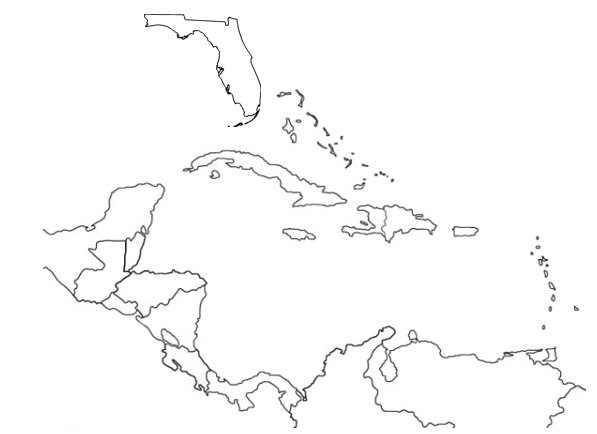
%> input picture Map_gen/carib_map.png, 597 x 434 px
$ octave florida_map.m   (GNU Octave 9; MATLAB toolbox functions it lacks are replaced by stand-ins)
%> lines starting %> are read from the running program, lines starting %| are printed output that depends on the picture; in (x1, y1, x2, y2) boxes, pixels count from 0 and x2, y2 are one past the last pixel; in counts of white or black regions, pixels touching at a corner belong together; the program's own positions count from 1
### Map_gen/pic2points.m
% -------------------------------------------------------------------------
% | Pic/Plot images to Coordinates Points                                 |
% | Amir Hossein Ashtari                                                  |
% | National University of Malaysia, Center for Artificial Intelligence   |
% | Technology (CAIT), Faculty Of Information Science and Technology      |
% | (c) 2015                                                              |
% -------------------------------------------------------------------------

function [MResult] = pic2points(Im,TshV,ImPlot,maxNum)

% -------------------------------------------------------------------------
% |                        How to use the code                            |
% -------------------------------------------------------------------------
% The provided source code gets an input image (black object pixels on
% white background, e.g. an scanned plot with black ink on a white paper)
% The output is coordinates of all points/pixles in the image, therefore
% the image is converted to coordinates of points and it is possible for
% re-plotting the scanned image. In other words, the provided function is
% an OCR for scanned plot to extract the image points coordinates.
%
% ----------------------------------Inputs---------------------------------
%
%  (1)Im        - Input image, it can be gray, color or binary
%                 image. The image can be Double = [0,1] or
%                 Unsign integer = [0,255]. The image foreground must
%			      be black on white background.
%
%  (2)TshV      - Denotes the threshold value for image binarization.
%				  It is between 0~1 and by default is calculated by
%				  graythresh(Im).
%
%  (3)ImPlot    - If the image is a plot, ImPlot must be ‘1’ or ‘true’.
%                 The image is thinned to 1 pixel width line when ImPlot is
% 	              true therefore finding the coordinate of drawn line in
%	              plot would be possible.
%
%  (4)maxNum    - Denotes maximum number of points that should be
%				  extracted from the image. If all points in the image
%				  are requested, leave the maxNum empty; otherwise enter
%				  the arbitrary number to select randomly from all points.
%				  Actually it is a random resampling from all point for
%                 output.
%
% ----------------------------------Output---------------------------------
%
%  (1) MResult  - Matrix of pixels/points coordinates in the image. MResult
%				  has two columns, first column denotes x-coordinates
%				  and second column is for y-coordinates.
%				  Number of rows equals to number of points in the image.
%
% --------------------------------Examples---------------------------------
%
% example 1:
%
% Im = imread('./Images/Plot.png');
% CoordinateMatrix = pic2points(Im);
% scatter(CoordinateMatrix (:,1), CoordinateMatrix (:,2),'.');
%                                                          %Plot the points
%
% ----------------------------------
% example 2:
%
% Im = imread('./Images/Plot.png');
% CoordinateMatrix = pic2points(Im,0.547); % With defined threshold for
%							               % binarization.
% scatter(CoordinateMatrix (:,1), CoordinateMatrix (:,2),'.');
%                                                          %Plot the points
% ----------------------------------
% example 3:
%
% Im = imread('./Images/Plot.png');
% CoordinateMatrix = pic2points(Im,0.547,1); % With defined threshold for
%							                 % binarization and it is plot
%							                 % so line must be thin to 1
%							                 % pixel.
% scatter(CoordinateMatrix (:,1), CoordinateMatrix (:,2),'.');
%                                                          %Plot the points
%
% ----------------------------------
% example 4:
%
% Im = imread('./Images/Plot2.png');
% CoordinateMatrix = pic2points(Im,0.547,1,1000); % With defined threshold
%							               % binarization and it is plot
%							               % so line must be thin to 1
%							               % pixel. 1000 is the number of
%							               % points that return by function
% scatter(CoordinateMatrix (:,1), CoordinateMatrix (:,2),'.');
%                                                          %Plot the points
%
% -------------------------------------------------------------------------

switch nargin
    case 1
        Pmode = false; % Not a plot
        randomPick = false;
        TshV = graythresh(Im);
    case 2
        Pmode = false; % Not a plot
        randomPick = false;
    case 3
        if strcmpi(ImPlot,'plot')
            Pmode = true; % It is a plot
        else
            Pmode = false; % It is an image
        end
        randomPick = false;
    case 4
        if strcmpi(ImPlot,'plot')
            Pmode = true; % It is a plot
        else
            Pmode = false; % It is an image
        end
        randomPick = true;
end
ImBW=im2bw(Im,TshV);
ImBW=1-ImBW; % When the plot drew by black ink on the white background
if Pmode
    ImBW = bwmorph(ImBW,'thin',Inf);
end
figure(); imshow(ImBW);
[r,c,v] = find(ImBW==1);
r = size(ImBW,1) - r; % Correct the coordinates from the image
TMresult = [c r];
if randomPick
    Sran = randperm(sum(v),maxNum);
    MResult = TMresult(Sran',:);
else
    MResult = TMresult;
end

### Map_gen/florida_map.m
%% Florida map creation

%% Setup

clear
% close all
clc

%% Load in image

Im = imread('carib_map.png');
%> Im is the input picture: size 434x597x3 uint8; min 0, max 255, mean 250.7
Im = Im(1:end-175,125:end-70,:);
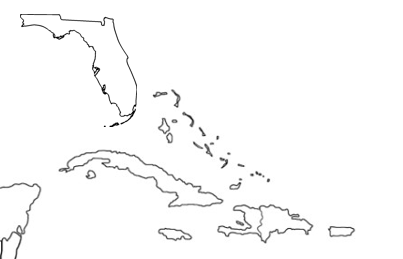
%> Im: size 259x403x3 uint8; min 0, max 255, mean 250.4
features = pic2points(Im,0.547,1,1000);
%> in pic2points, `ImBW=im2bw(Im,TshV);`:
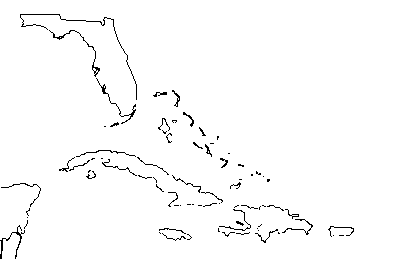
%> ImBW: size 259x403 logical; 98.2% white; black in thin lines or dots, all inside (x1, y1, x2, y2) = (0, 14, 354, 259)
%> in pic2points, `[r,c,v] = find(ImBW==1);`: r = 1926 values from 15 to 259; c = 1926 values from 1 to 354; v = 1926 logical values, 1926 true
%> in pic2points, `r = size(ImBW,1) - r;`: r = 1926 values, max 244 at index 120, min 0 at index 6, mean 104
%> in pic2points, `TMresult = [c r];`: TMresult = 1926 rows, first 12: [1 18; 1 4; 1 3; 1 2; 1 1; 1 0; 2 71; 2 18; 2 17; 2 16; 2 15; 2 14]
%> in pic2points, `MResult = TMresult(Sran',:);`: MResult = 1000 rows, first 12: [244 34; 220 27; 126 105; 93 99; 158 72; 121 106; 228 97; 100 108; 137 161; 172 29; 273 53; 157 93]
%> features has the same summary as MResult in pic2points
close all
points = features'/30;
%> points = 1000 columns, first 8: [8.13 7.33 4.2 3.1 5.27 4.03 7.6 3.33; 1.13 0.9 3.5 3.3 2.4 3.53 3.23 3.6]
points = round(points,1);
%> points = 1000 columns, first 8: [8.1 7.3 4.2 3.1 5.3 4 7.6 3.3; 1.1 0.9 3.5 3.3 2.4 3.5 3.2 3.6]

figure
g = scatter(points(1,:),points(2,:),'.');
% g.SizeData = 12;
h = gca;
% h.XTick = -30:0.1:30;
% h.YTick = -30:0.1:30;
grid on
axis equal
% xlim([0,12])
% ylim([0,9])


%% Add cities

cities = zeros(2,10);
city_names = cell(1,10);
% Jacksonville
cities(1,1) = 3.7;
cities(2,1) = 7.8;
city_names{1} = 'jacksonville';
% Miami
cities(1,2) = 4.6;
cities(2,2) = 5.3;
city_names{2} = 'miami';
% Tampa
cities(1,3) = 3.3;
cities(2,3) = 6.3;
city_names{3} = 'tampa';
% Orlando
cities(1,4) = 3.8;
cities(2,4) = 6.8;
city_names{4} = 'orlando';
% St. Petersburg
cities(1,5) = 3.2;
cities(2,5) = 6.0;
city_names{5} = 'st. petersburg';
% % Hialeah
cities(1,6) = 4.5;
cities(2,6) = 5.4;
city_names{6} = 'haileah';
% Tallahassee
cities(1,7) = 2.3;
cities(2,7) = 7.8;
city_names{7} = 'tallahassee';
% Port St. Lucie
cities(1,8) = 4.4;
cities(2,8) = 6.0;
city_names{8} = 'port st. lucie';
% Cape Coral
cities(1,9) = 3.5;
cities(2,9) = 5.7;
city_names{9} = 'cape coral';
% Fort Lauderdale
cities(1,10) = 4.6;
cities(2,10) = 5.5;
city_names{10} = 'fort lauderdale';
% Pensacol
cities(1,11) = 0.9;
cities(2,11) = 7.8;
city_names{11} = 'pensacola';
% Key Largo
cities(1,12) = 4.4;
cities(2,12) = 4.7;
city_names{12} = 'key largo';
% Key West
cities(1,13) = 3.5;
cities(2,13) = 4.4;
city_names{13} = 'key west';

% Remove cities: Hialeah
cities(:,6) = [];
city_names(6) = [];
rm_count = 1;
cities(:,12-rm_count) = [];
city_names(12-rm_count) = [];

hold on
plot(cities(1,:),cities(2,:),'k.','MarkerSize',9)


%% Plot bounding boxes

% Florida
fl_1(:,1) = [0.7,3.9];
fl_1(:,2) = [7.3,8.1];
plot([fl_1(1,1),fl_1(1,1)],[fl_1(1,2),fl_1(2,2)],'r')
plot([fl_1(1,1),fl_1(2,1)],[fl_1(1,2),fl_1(1,2)],'r')
plot([fl_1(1,1),fl_1(2,1)],[fl_1(2,2),fl_1(2,2)],'r')
plot([fl_1(2,1),fl_1(2,1)],[fl_1(1,2),fl_1(2,2)],'r')

fl_2(:,1) = [3.1,4.6];
fl_2(:,2) = [4.4,8.1];
plot([fl_2(1,1),fl_2(1,1)],[fl_2(1,2),fl_2(2,2)],'r')
plot([fl_2(1,1),fl_2(2,1)],[fl_2(1,2),fl_2(1,2)],'r')
plot([fl_2(1,1),fl_2(2,1)],[fl_2(2,2),fl_2(2,2)],'r')
plot([fl_2(2,1),fl_2(2,1)],[fl_2(1,2),fl_2(2,2)],'r')

% Cuba
cu(:,1) = [2.3,7.4];
cu(:,2) = [1.7,3.6];
plot([cu(1,1),cu(1,1)],[cu(1,2),cu(2,2)],'r')
plot([cu(1,1),cu(2,1)],[cu(1,2),cu(1,2)],'r')
plot([cu(1,1),cu(2,1)],[cu(2,2),cu(2,2)],'r')
plot([cu(2,1),cu(2,1)],[cu(1,2),cu(2,2)],'r')

% Haiti/DR
dr(:,1) = [7.8,10.3];
dr(:,2) = [0.6,1.8];
plot([dr(1,1),dr(1,1)],[dr(1,2),dr(2,2)],'r')
plot([dr(1,1),dr(2,1)],[dr(1,2),dr(1,2)],'r')
plot([dr(1,1),dr(2,1)],[dr(2,2),dr(2,2)],'r')
plot([dr(2,1),dr(2,1)],[dr(1,2),dr(2,2)],'r')

% PR
pr(:,1) = [11.0,11.8];
pr(:,2) = [0.7,1.1];
plot([pr(1,1),pr(1,1)],[pr(1,2),pr(2,2)],'r')
plot([pr(1,1),pr(2,1)],[pr(1,2),pr(1,2)],'r')
plot([pr(1,1),pr(2,1)],[pr(2,2),pr(2,2)],'r')
plot([pr(2,1),pr(2,1)],[pr(1,2),pr(2,2)],'r')
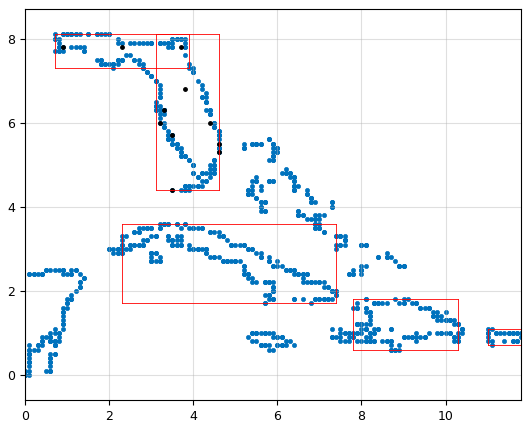
%> figure redrawn from the program's plot data


%% Write output
%
file_ID = fopen('grid_points.txt','w+');
%
% % Write size of grid (multiply point size by 10 so everthing is integers)
grid_size = max(points'*10);
%> grid_size = [118 81]
fprintf(file_ID,'Grid size\nX: %i\nY: %i\n\n',grid_size(1),grid_size(2));

% Write grid points
fprintf(file_ID,'x,y,water/land,city\n');
fprintf(file_ID,'0: Water, 1: Land (Not Florida), 2: Land (Florida)\n');
fprintf(file_ID,'0: No city, >0 city ID\n\n');

for i = 1:grid_size(1)
    for k = 1:grid_size(2)
        point = [i;k]/10;
        % [4 lines of commented-out code are left out]
        fprintf(file_ID,'%i,%i,',point(1)*10,point(2)*10);
        % Check if florida
        if (point(1) >= fl_1(1,1) && point(1) <= fl_1(2,1) && ...
                point(2) >= fl_1(1,2) && point(2) <= fl_1(2,2))
            fprintf(file_ID,'2,');
        elseif (point(1) >= fl_2(1,1) && point(1) <= fl_2(2,1) && ...
                point(2) >= fl_2(1,2) && point(2) <= fl_2(2,2))
            fprintf(file_ID,'2,');
        elseif (point(1) >= cu(1,1) && point(1) <= cu(2,1) && ...
                point(2) >= cu(1,2) && point(2) <= cu(2,2))
            fprintf(file_ID,'1,');
        elseif (point(1) >= dr(1,1) && point(1) <= dr(2,1) && ...
                point(2) >= dr(1,2) && point(2) <= dr(2,2))
            fprintf(file_ID,'1,');
        elseif (point(1) >= pr(1,1) && point(1) <= pr(2,1) && ...
                point(2) >= pr(1,2) && point(2) <= pr(2,2))
            fprintf(file_ID,'1,');
        else
            fprintf(file_ID,'0,');
        end

        % Check if city
        city_flag = 0;
        for j = 1:length(cities)
            if all(point == cities(:,j))
                fprintf(file_ID,'%s\n',city_names{j});
                city_flag = 1;
            end
        end
        if ~city_flag
            fprintf(file_ID,'none\n');
        end
    end
end
%> this loop made 118 passes

fclose(file_ID);

% [24 lines of commented-out code are left out]

$ run again, with Map_gen/florida_map.png copied over Map_gen/carib_map.png
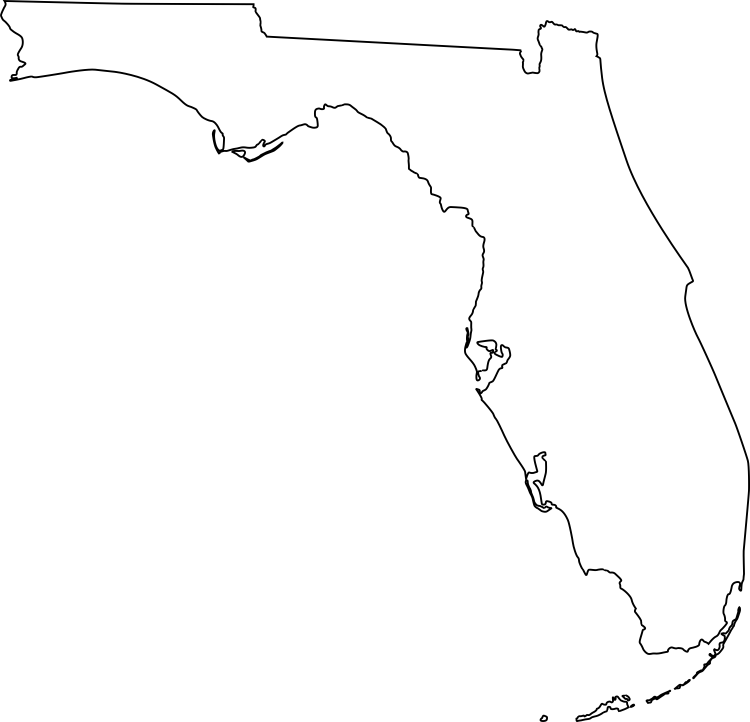
%> input picture Map_gen/florida_map.png, 750 x 722 px
%> Im is the input picture: size 722x750 uint8; min 0, max 255, mean 251.7
%> Im: size 547x556 uint8
%> in pic2points, `ImBW=im2bw(Im,TshV);`:
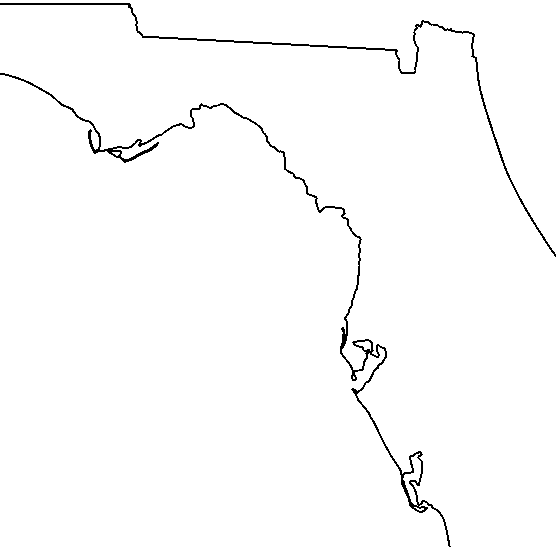
%> ImBW: size 547x556 logical; 98.6% white; black in thin lines or dots
%> in pic2points, `[r,c,v] = find(ImBW==1);`: r = 4391 values from 4 to 547; c = 4391 values from 1 to 556; v = 4391 logical values, 4391 true
%> in pic2points, `r = size(ImBW,1) - r;`: r = 4391 values, max 543 at index 1, min 0 at index 3852, mean 345.4
%> MResult = 1000 rows, first 12: [429 42; 413 62; 316 350; 176 509; 352 246; 304 364; 417 519; 213 506; 345 207; 361 176; 478 469; 350 235]
%> features has the same summary as MResult in pic2points
%> `points = features'/30;`: points = 1000 columns, first 8: [14.3 13.77 10.53 5.87 11.73 10.13 13.9 7.1; 1.4 2.07 11.67 16.97 8.2 12.13 17.3 16.87]
%> `points = round(points,1);`: points = 1000 columns, first 8: [14.3 13.8 10.5 5.9 11.7 10.1 13.9 7.1; 1.4 2.1 11.7 17 8.2 12.1 17.3 16.9]
%> `plot([pr(2,1),pr(2,1)],[pr(1,2),pr(2,2)],'r')`:
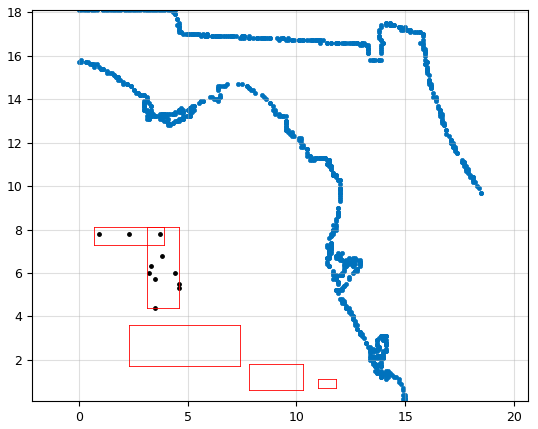
%> figure redrawn from the program's plot data
%> grid_size = [185 181]
